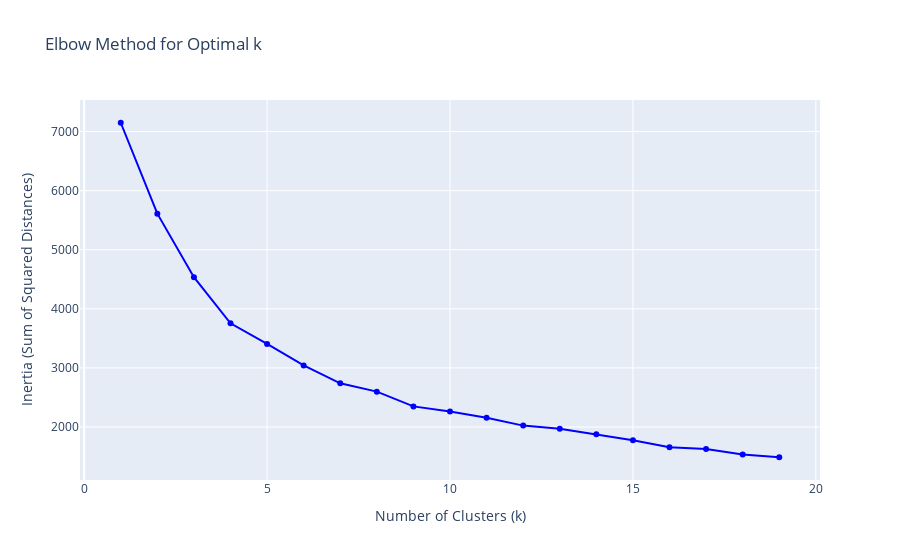

Source (notebook cell):
### Markdown cell above
Plot elbow curve for KNN. Relevant?

### Code cell
# Determine the optimal number of clusters with the Elbow Method
knn_inertia = []
hier_inertia = []
DBSCAN_inertia = []

K_range = range(1, 20)

for k in K_range:
    kmeans = KMeans(n_clusters=k, random_state=42)
    kmeans.fit(df_cluster_scaled)
    # hierarchical = AgglomerativeClustering(n_clusters=k)
    # hierarchical.fit(df_cluster_scaled)
    knn_inertia.append(kmeans.inertia_)
    # hier_inertia.append(hierarchical.inertia_)

# Plot the elbow curve
elbow_fig = go.Figure()
elbow_fig.add_trace(go.Scatter(x=list(K_range), y=knn_inertia, name = 'KNN', mode='lines+markers', marker=dict(color='blue')))
# elbow_fig.add_trace(go.Scatter(x=list(K_range), y=hier_inertia, name = 'Hierachical', mode='lines+markers', marker=dict(color='blue')))

elbow_fig.update_layout(
    title="Elbow Method for Optimal k",
    xaxis_title="Number of Clusters (k)",
    yaxis_title="Inertia (Sum of Squared Distances)",
)
elbow_fig.show()

### Figure 1 — Plotly figure (JSON) as saved in the notebook; plotly's stock layout.template omitted (floating-point values rounded to 4 significant figures)
{"data": [{"marker": {"color": "blue"}, "mode": "lines+markers", "name": "KNN", "type": "scatter", "x": [1, 2, 3, 4, 5, 6, 7, 8, 9, 10, 11, 12, 13, 14, 15, 16, 17, 18, 19], "y": [7149.0, 5610.0, 4535.0, 3756.0, 3405.0, 3042.0, 2739.0, 2599.0, 2349.0, 2263.0, 2156.0, 2023.0, 1971.0, 1879.0, 1775.0, 1657.0, 1627.0, 1533.0, 1488.0]}], "layout": {"title": {"text": "Elbow Method for Optimal k"}, "xaxis": {"title": {"text": "Number of Clusters (k)"}}, "yaxis": {"title": {"text": "Inertia (Sum of Squared Distances)"}}}}
